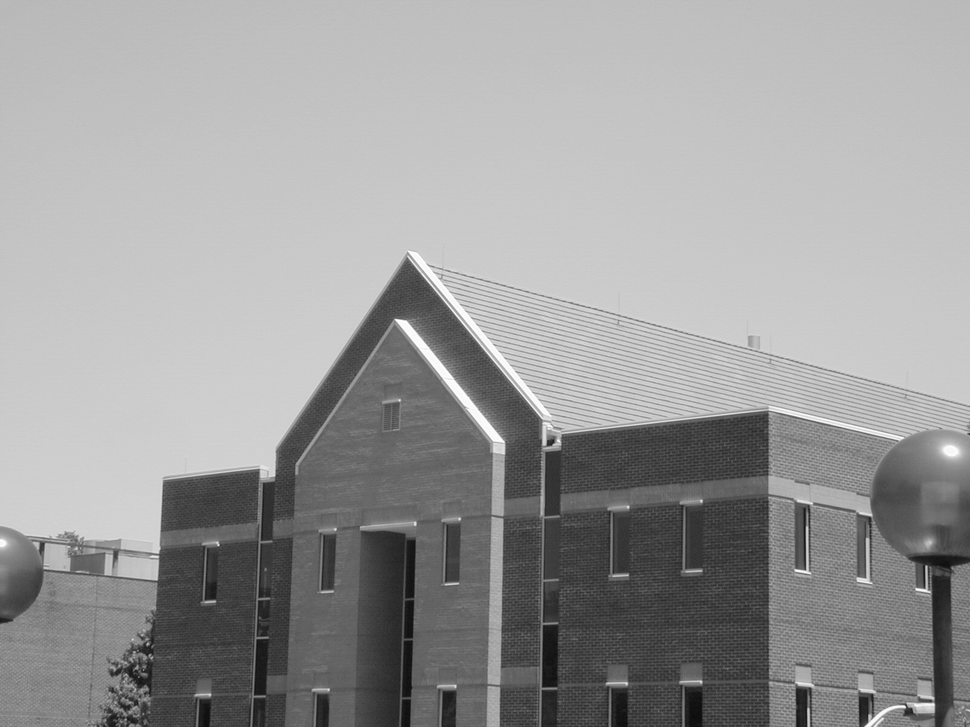
%> input picture aulas/aula8/casa.tif, 970 x 727 px, shrunk from 1600 x 1200 before the run
$ octave Untitled.m   (GNU Octave 9; MATLAB toolbox functions it lacks are replaced by stand-ins)
%> lines starting %> are read from the running program, lines starting %| are printed output that depends on the picture; in (x1, y1, x2, y2) boxes, pixels count from 0 and x2, y2 are one past the last pixel; in counts of white or black regions, pixels touching at a corner belong together; the program's own positions count from 1
%% ex:4
casa= imread('casa.tif');
%> casa is the input picture: size 727x970 uint8; min 11, max 255, mean 154.8
figure(1), imshow(casa);

casa1= edge(casa, 'sobel',0.08);
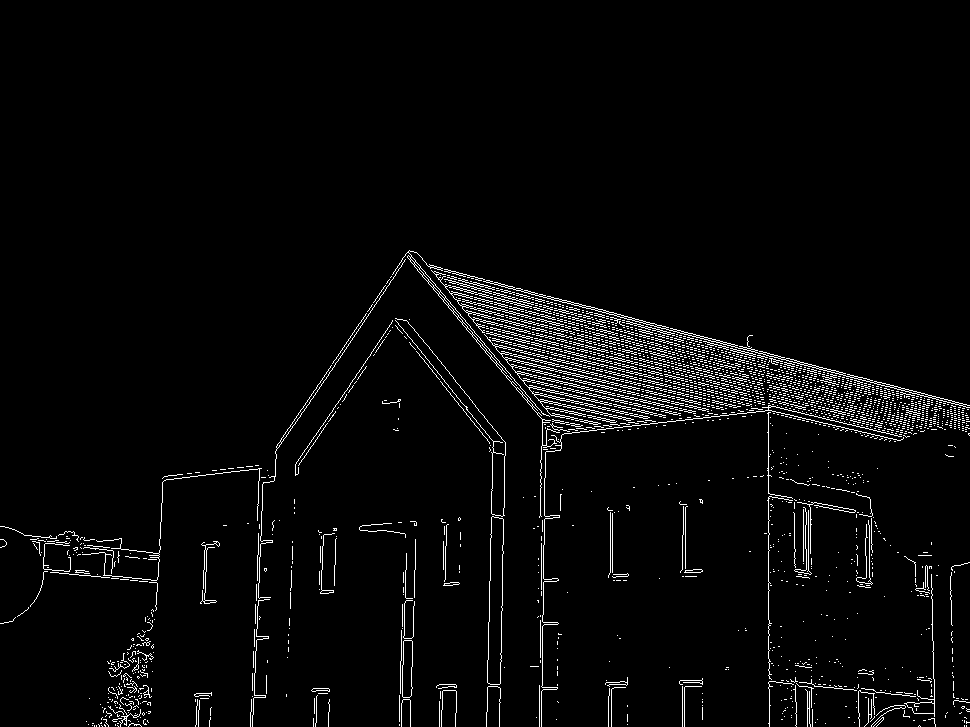
%> casa1: size 727x970 logical; 3.3% white in thin lines or dots, all inside (x1, y1, x2, y2) = (0, 250, 970, 727)
figure(2), imshow(casa1);

%horizontal
casa2= edge(casa, 'prewitt',0.08);
figure(3), imshow(casa2);

%diagonal
casa3= edge(casa, 'roberts',0.08);
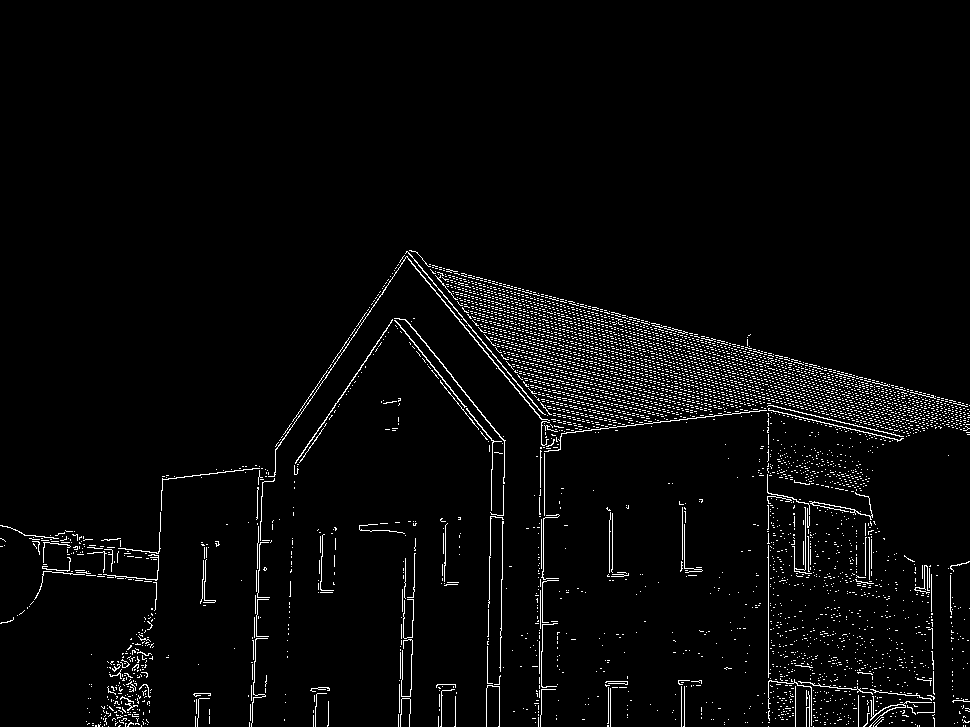
%> casa3: size 727x970 logical; 3.2% white in thin lines or dots, all inside (x1, y1, x2, y2) = (0, 250, 970, 727)
figure(4), imshow(casa3);

casa4= edge(casa, 'canny',0.2);
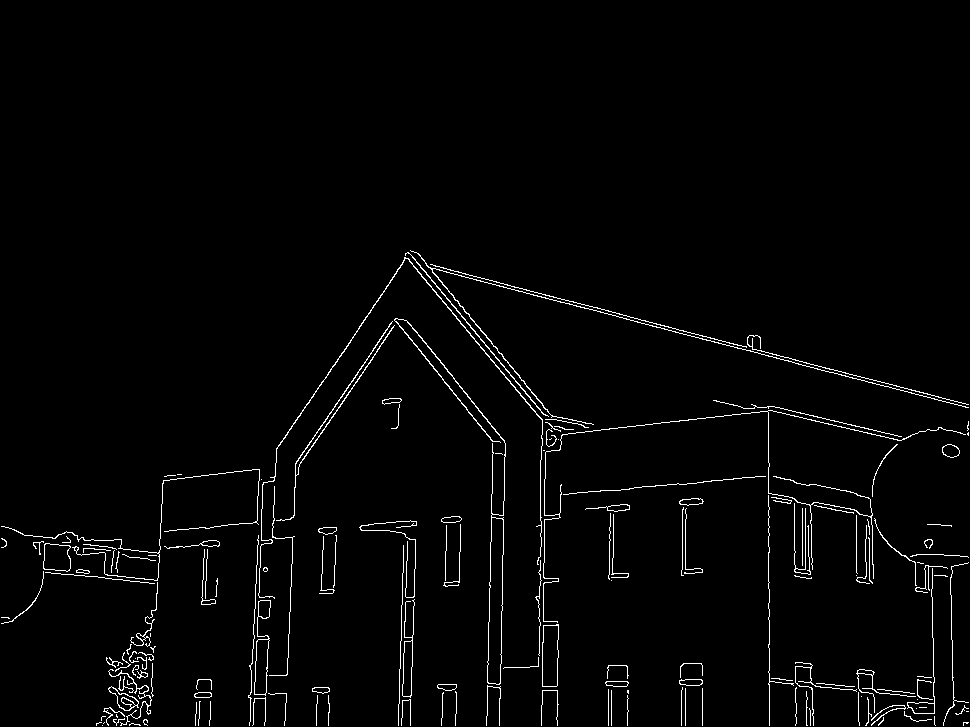
%> casa4: size 727x970 logical; 2.1% white in thin lines or dots, all inside (x1, y1, x2, y2) = (1, 250, 969, 726)
figure(5), imshow(casa4);

%% ex 5
poli= imread('poligono.tif');
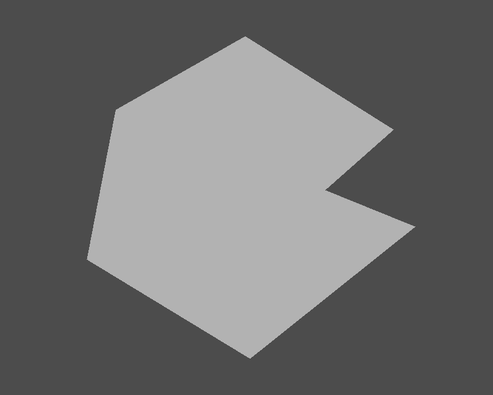
%> input picture aulas/aula8/poligono.tif, 493 x 395 px, shrunk from 814 x 651 before the run
%> poli is the input picture: size 395x493 uint8; min 63, max 192, mean 109.5
poliEdge= edge(poli, 'canny',0.5);
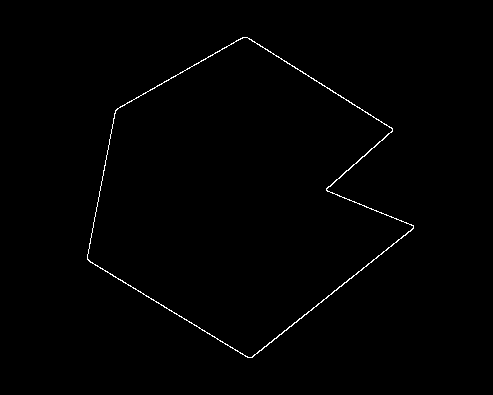
%> poliEdge: size 395x493 logical; 0.66% white in thin lines or dots, all inside (x1, y1, x2, y2) = (87, 37, 414, 358)
imshow(poliEdge)
[H,T,R] = hough(poliEdge)
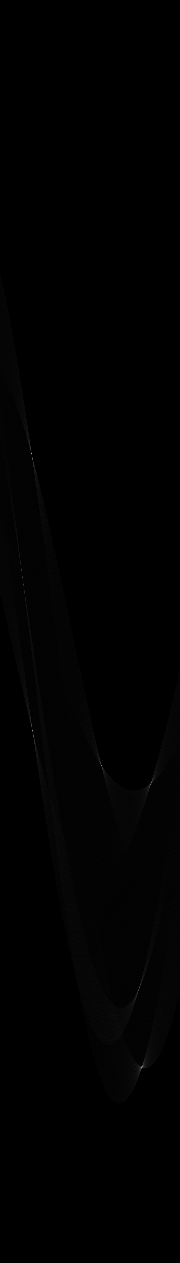
%> H: size 1263x180 double; min 0, max 165, mean 1
%> T = 180 values from -90 to 89; R = 1263 values from -631 to 631
 P  = houghpeaks(H,2);
%> P = [454 32; 1068 142]
       imshow(H,[],'XData',T,'YData',R,'InitialMagnification','fit');
       xlabel('\theta'), ylabel('\rho');
       axis on, axis normal, hold on;
       plot(T(P(:,2)),R(P(:,1)),'s','color','white');
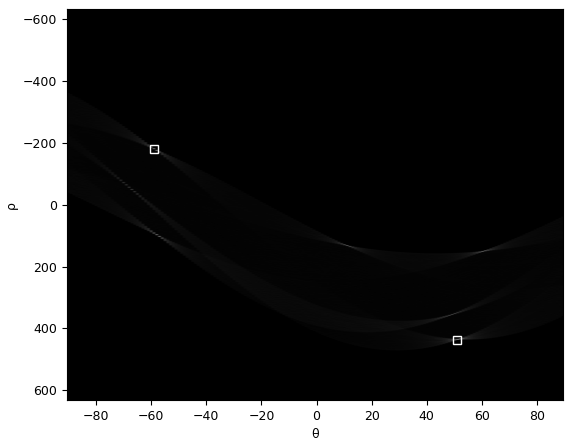
%> figure redrawn from the program's plot data
       % Find lines and plot them
%> (the run ends here)
